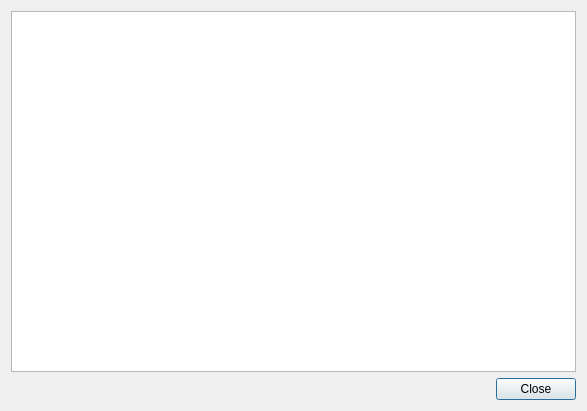
<?xml version="1.0" encoding="UTF-8"?>
<ui version="4.0">
 <class>Dialog</class>
 <widget class="QDialog" name="Dialog">
  <property name="geometry">
   <rect>
    <x>0</x>
    <y>0</y>
    <width>587</width>
    <height>411</height>
   </rect>
  </property>
  <property name="windowTitle">
   <string>Output</string>
  </property>
  <layout class="QVBoxLayout" name="verticalLayout">
   <item>
    <widget class="QPlainTextEdit" name="edit">
     <property name="font">
      <font>
       <family>Monospace</family>
      </font>
     </property>
     <property name="readOnly">
      <bool>true</bool>
     </property>
    </widget>
   </item>
   <item>
    <widget class="QDialogButtonBox" name="buttonBox">
     <property name="standardButtons">
      <set>QDialogButtonBox::Close</set>
     </property>
    </widget>
   </item>
  </layout>
 </widget>
 <resources/>
 <connections>
  <connection>
   <sender>buttonBox</sender>
   <signal>rejected()</signal>
   <receiver>Dialog</receiver>
   <slot>reject()</slot>
   <hints>
    <hint type="sourcelabel">
     <x>273</x>
     <y>90</y>
    </hint>
    <hint type="destinationlabel">
     <x>306</x>
     <y>70</y>
    </hint>
   </hints>
  </connection>
 </connections>
</ui>
